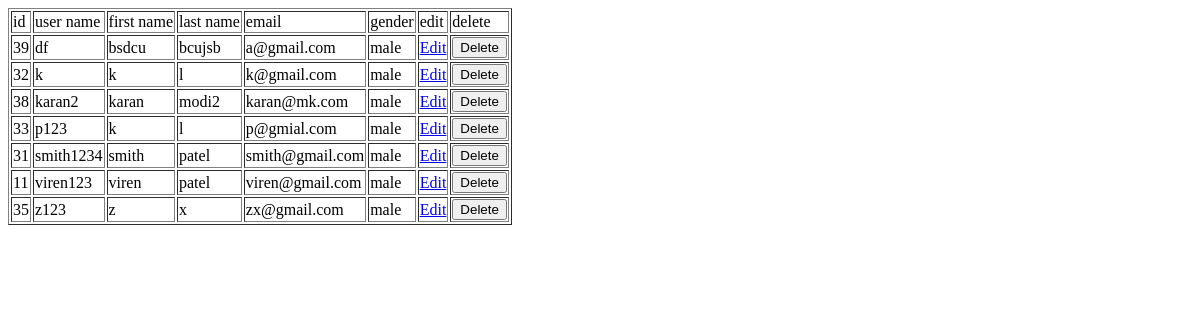
Before: /show_data/ with the older database file.
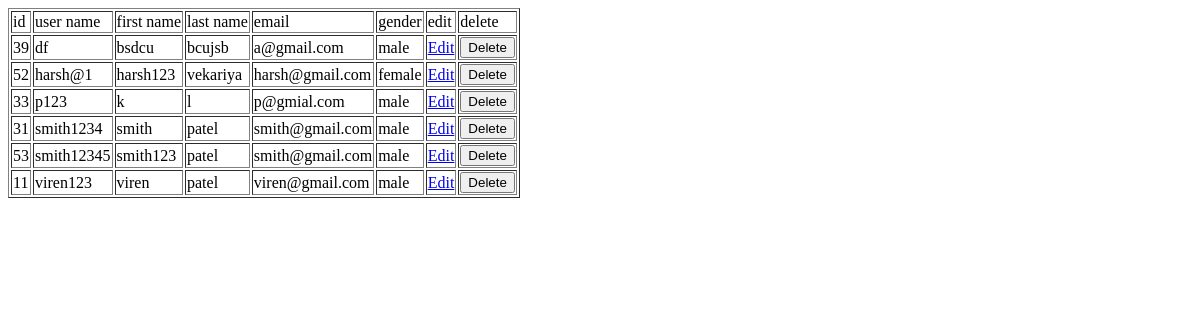
After: the same page with the newer database file.
### accounts/models.py (models this page shows, shortened)
class User(AbstractUser):
    gender_choice = {
        ('male','male'),
        ('female','female')
    }
    is_deleted = models.BooleanField(default=False)
    gender = models.CharField(choices=gender_choice,max_length=6)

### accounts/views.py (the view)
# urls.py: path('show_data/',views.ShowData.as_view(),name="show_data"),
class ShowData(ListView):
    template_name = 'show_data.html'
    model = User
    queryset =User.objects.filter(is_deleted = False)
    context_object_name = 'user_data'
    ordering = ['username']

### templates/show_data.html (shortened to what this page needs)
<!DOCTYPE html>
<html>
    <body>
        <table border="1px">
            <thead>
                <td>id</td>
                <td>user name</td>
                <td>first name</td>
                <td>last name</td>
                <td>email</td>
                <td>gender</td>
                <td>edit</td>
                <td>delete</td>
            </thead>
        {% for show_data in user_data %}
        <tr>
            <td>{{show_data.id}}</td>
            <td>{{show_data.username}}</td>
            <td>{{show_data.first_name}}</td>
            <td>{{show_data.last_name}}</td>
            <td>{{show_data.email}}</td>
            <td>{{show_data.gender}}</td>
            <td><a href="/edit/{{show_data.id}}/">Edit</a></td>
            <td>
                <form method="POST" action="/delete/{{show_data.id}}/">
                    <button type="submit">Delete</button>
                </form>
            </td>
        </tr>
            {% endfor %}
        </table>
    </body>
</html>

Changed rows visible on the page:
removed User: id "32", username "k", first_name "k", last_name "l", email "k@gmail.com", gender "male"
removed User: id "38", username "karan2", first_name "karan", last_name "modi2", email "karan@mk.com", gender "male"
removed User: id "35", username "z123", first_name "z", last_name "x", email "zx@gmail.com", gender "male"
added User: id "52", username "harsh@1", first_name "harsh123", last_name "vekariya", email "harsh@gmail.com", gender "female"
added User: id "53", username "smith12345", first_name "smith123", last_name "patel", email "smith@gmail.com", gender "male"
